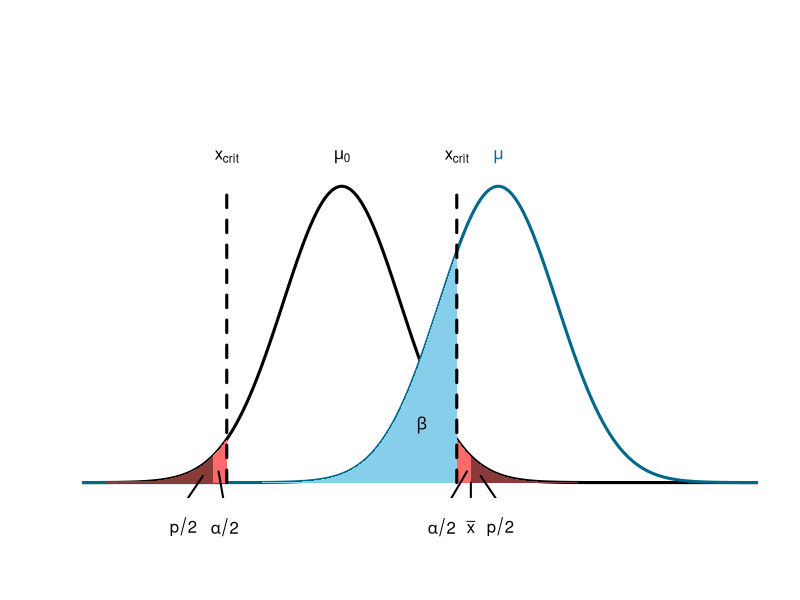
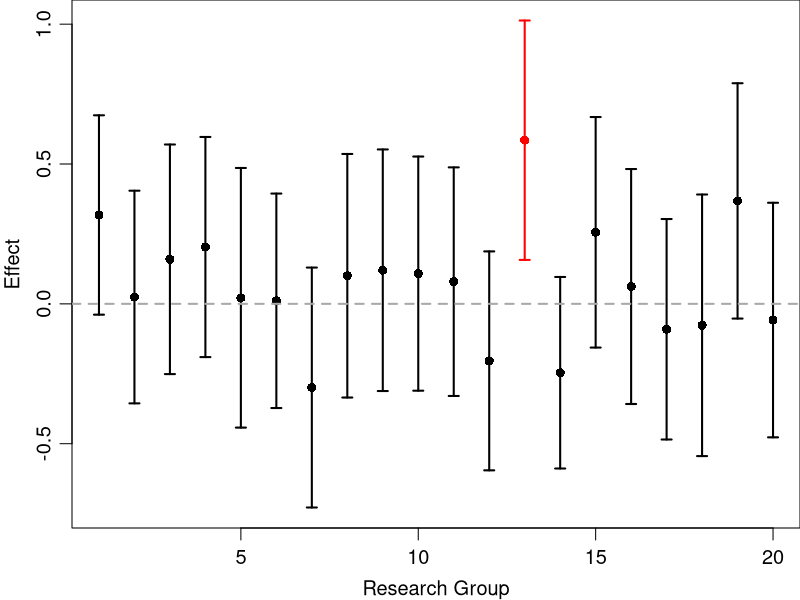

Write the R code that produced these figures, in order.
## ---- chunk 1

# Given: mu_0 = 0, mu = 80, sigma = 150, n = 25
mu_0  <- 0
mu    <- 80
sigma <- 150
n     <- 25
alpha <- .05
se    <- sigma / sqrt(n)
M     <- mu_0 + 2.2 * se

# Distribution Curves
x <- seq(mu_0 - 5 * se, mu + 5 * se, .01)
f <- dnorm(x, mean = mu_0, sd = se)
plot(x, f, type = 'l', lwd = 3,
     axes = F, xlab = '', ylab = '',
     ylim = c(0, 1.3 * max(f)), xlim = c(mu_0 - 4 * se, mu + 4 * se))
g <- dnorm(x, mean = mu, sd = se)
points(x, g, type = 'l', col = "deepskyblue4", lwd = 3)

# Mark of Distributions
text(c(mu_0, mu), 1.1 * dnorm(mu_0, sd = se),
     expression(mu[0], mu), col = c("black", "deepskyblue4"))

# Right Rejection Area
xcol <- seq(qnorm(1-alpha/2, sd = se), mu_0 + 5 * se, .001)
fcol <- dnorm(xcol, mean = mu_0, sd = se)
polygon(c(xcol, rev(xcol)), 
        c(fcol*0, rev(fcol)),
        col = "indianred1", border = NA)
text(mu_0 + 2.2 * se - 15, -.002, expression(alpha/2), xpd = T)
arrows(mu_0 + 2.2 * se - 2, 0.0005, 
       mu_0 + 2.2 * se - 12, -0.001, 
       code = 0, lwd = 2)

# Left Rejection Area
xcol <- seq(mu_0 - 5 * se, qnorm(alpha/2, sd = se), .001)
fcol <- dnorm(xcol, mean = mu_0, sd = se)
polygon(c(xcol, rev(xcol)), 
        c(fcol*0, rev(fcol)),
        col = "indianred1", border = NA)
text(mu_0 - 2 * se, -.002, expression(alpha/2), xpd = T)
arrows(mu_0 - 2.1 * se, 0.0005, 
       mu_0 - 2 * se, -0.001, 
       code = 0, lwd = 2)

# Right P Value
xcol <- seq(M, mu_0 + 5 * se, .001)
fcol <- dnorm(xcol, mean = mu_0, sd = se)
polygon(c(xcol, rev(xcol)), 
        c(fcol*0, rev(fcol)),
        col = "indianred4", border = NA, xpd = T)
text(M + 15, -.002, expression(p/2), xpd = T)
arrows(M + 5, 0.0003, 
       M + 15, -0.001, 
       code = 0, lwd = 2)

# Left P Value
xcol <- seq(mu_0 - 5 * se, -M, .001)
fcol <- dnorm(xcol, mean = mu_0, sd = se)
polygon(c(xcol, rev(xcol)), 
        c(fcol*0, rev(fcol)),
        col = "indianred4", border = NA, xpd = T)
text(-M - 15, -.002, expression(p/2), xpd = T)
arrows(-M - 5, 0.0003, 
       -M - 15, -0.001, 
       code = 0, lwd = 2)

# Beta Area
xcol <- seq(qnorm(alpha/2, sd = se), qnorm(1-alpha/2, sd = se), .001)
gcol <- dnorm(xcol, mean = mu, sd = se)
polygon(c(xcol, rev(xcol)),
        c(gcol*0, rev(gcol)),
        col = "skyblue", border = NA)
text(mu - 1.3 * se, max(gcol)/4, expression(beta), xpd = T)

# Mark of Critical Values
arrows(qnorm(1-alpha/2, sd = se), 0, 
       qnorm(1-alpha/2, sd = se), dnorm(mu_0, sd = se), 
       lwd = 3, code = 0, lty = 2)
text(qnorm(1-alpha/2, sd = se), 1.1 * dnorm(mu_0, sd = se),
     expression(x[crit]))

arrows(qnorm(alpha/2, sd = se), 0, 
       qnorm(alpha/2, sd = se), dnorm(mu_0, sd = se), 
       lwd = 3, code = 0, lty = 2)
text(qnorm(alpha/2, sd = se), 1.1 * dnorm(mu_0, sd = se),
     expression(x[crit]))

# Mark of Data Point
text(M, -.002, expression(bar(x)), xpd = T)
arrows(M, 0, 
       M, -0.001, 
       code = 0, lwd = 2)

## ---- chunk 2

set.seed(1)

# Given: mu_0 = 0, mu = 80, sigma = 150, n = 25
mu_0  <- 0
mu    <- 80
sigma <- 150
n     <- 25
alpha <- .05

# Simulation
nsim  <- 1e5
test_results <- replicate(nsim, {
  x <- rnorm(n, mu, sigma)
  p_value <- t.test(x, mu = mu_0, 
                    alternative = "two.sided", 
                    conf.level = 1 - alpha)$p.value
  ifelse (p_value < alpha, 1, 0)
})

# Estimation
(test_power <- mean(test_results))

## ---- chunk 3
power.t.test(n = 25, delta = 80, sd = 150, 
             power = NULL, sig.level = .05, 
             alternative = 'two.sided', type = 'one.sample')
## ---- chunk 4

set.seed(1)

# Given: mu = 0.1, sigma = 2, n = 100
nsim  <- 20
mu    <- 0.1
mu_0  <- 0
sigma <- 2
n     <- 100
SE    <- sigma/sqrt(n)
alpha <- .05

# Initialisation
dat <- data.frame(index = NA,
                  M     = NA,
                  sd    = NA,
                  se    = NA,
                  d     = NA,
                  p     = NA)[-1, ]

# Simulation
for (i in 1:nsim) {
  x  <- rnorm(n, mu, sigma)
  se <- sd(x)/sqrt(n)
  d  <- mean(x)/sd(x)
  p  <- t.test(x, mu = mu_0, 
               alternative = "two.sided", 
               conf.level = 1 - alpha)$p.value
  
  new_dat <- data.frame(index = i, 
                        M     = mean(x),
                        sd    = sd(x),
                        se    = se,
                        d     = d,
                        p     = p)
  dat <- rbind(dat, new_dat)
}

# Plot
par(cex = 1.2, mar = c(3, 3, 0, 0), mgp = c(2, 0.7, 0))
ylim  <- c(min(dat$M - 2 * dat$se), max(dat$M + 2 * dat$se))
color <- ifelse(dat$p < alpha, "red", "black")
plot(M ~ index, dat, ylim = ylim, type = "n", 
     ylab = "Effect", xlab = "Research Group")

# Mean values and confidence intervals
points(M ~ index, dat, pch = 16, col = color)
t_CI_q <- qt(1-alpha/2, n-1)
arrows(dat$index, dat$M - t_CI_q * dat$se, 
       dat$index, dat$M + t_CI_q * dat$se, 
       length = 0.05, angle = 90, 
       code = 3, col = color, lwd = 2)

# Mark for critical value
abline(h = mu_0, col = "darkgrey", lty = 2, lwd = 2)

## ---- chunk 5
power.t.test(n = n, delta = mu, sd = sigma, 
             power = NULL, sig.level = alpha, 
             alternative = 'two.sided', type = 'one.sample')
## ---- chunk 6

ex_dat <- dat[which.max(dat$M-dat$se), ]
ex_dat

## ---- chunk 7
power.t.test(n = NULL, delta = 0.1, sd = 2, power = .8, sig.level = 0.05,
             alternative = 'two.sided', type = 'one.sample')
